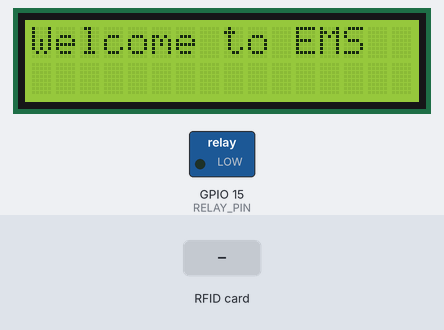
This sketch was run on a simulated ESP32. On the bench: 16×2 character LCD, switched loads named in the sketch (green lamp = pin HIGH). The test bench sets the inputs (shaded band). What the sketch prints to the serial monitor is not drawn.

Above: at 0.2 s.
2.4 s: RFID card 13 DC 56 FB held to the reader
At 2.9 s:
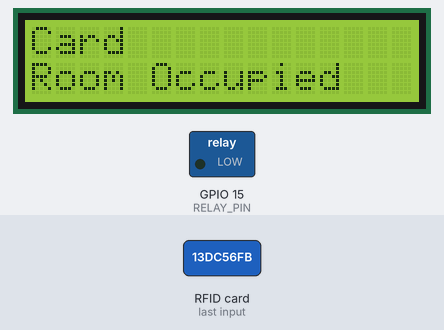
3.9 s: RFID card A3 0E 48 F6 held to the reader
At 5.3 s:
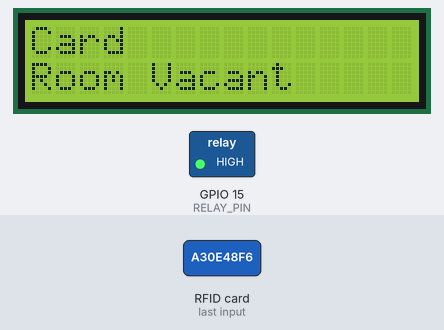
5.9 s: RFID card 5E 7A 19 C4 held to the reader
At 7.7 s:
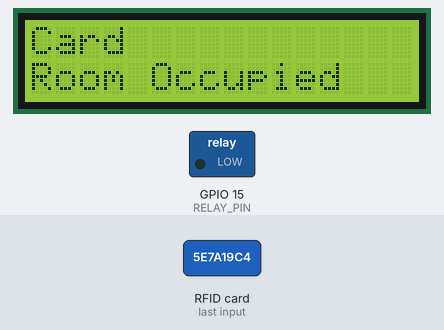
Timing chart, 0 to 9.2 s (numbered marks = the images above; inputs shaded):
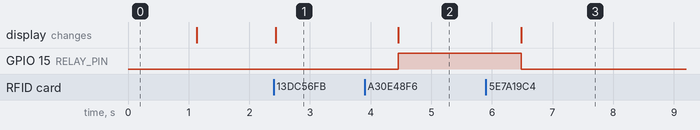

The sketch:

esp_module.ino
```cpp
#include <SPI.h>
#include <MFRC522.h>
#include <Wire.h>
#include <LiquidCrystal_I2C.h>

LiquidCrystal_I2C lcd(0x27, 16, 2);

#define SS_PIN  5   // ESP32 pin GPIO5
#define RST_PIN 27  // ESP32 pin GPIO27
#define RELAY_PIN 15 // ESP32 pin GPIO15

MFRC522 rfid(SS_PIN, RST_PIN);

// Define the UID values for your cards
byte card1UID[] = {0x13, 0xDC, 0x56, 0xFB};
byte card2UID[] = {0xA3, 0x0E, 0x48, 0xF6};

bool roomOccupied = false;
bool personLeft = false;
byte currentOccupantUID[4] = {0}; // To store the UID of the current occupant
byte lastOccupantUID[4] = {0};    // To store the UID of the person who left

void setup() {
  Serial.begin(9600);
  SPI.begin(); // init SPI bus
  rfid.PCD_Init(); // init MFRC522
  lcd.init();                       // Initialize the LCD
  lcd.backlight();                  // Turn on the backlight
  lcd.clear();                      // Clear the LCD screen
  pinMode(RELAY_PIN, OUTPUT);
  digitalWrite(RELAY_PIN, LOW);   // Initialize relay as ON (lights initially ON)
  lcd.print("Welcome to EMS");
  delay(1000);
  lcd.clear();
  Serial.println("Tap an RFID/NFC tag on the RFID-RC522 reader");
}

void loop() {
  if (rfid.PICC_IsNewCardPresent()) { // new tag is available
    if (rfid.PICC_ReadCardSerial()) { // NUID has been read
      MFRC522::PICC_Type piccType = rfid.PICC_GetType(rfid.uid.sak);
      Serial.print("RFID/NFC Tag Type: ");
      Serial.println(rfid.PICC_GetTypeName(piccType));

      // print UID in Serial Monitor in the hex format
      Serial.print("UID:");
      for (int i = 0; i < rfid.uid.size; i++) {
        Serial.print(rfid.uid.uidByte[i] < 0x10 ? " 0" : " ");
        Serial.print(rfid.uid.uidByte[i], HEX);
        // Store the UID for later comparison
        currentOccupantUID[i] = rfid.uid.uidByte[i];
      }
      Serial.println();

      // Check if both persons have entered the room
      if (roomOccupied && compareCard(currentOccupantUID, card1UID) && compareCard(currentOccupantUID, card2UID)) {
        // Restart the whole logic
        roomOccupied = false;
        for (int i = 0; i < 4; i++) {
          lastOccupantUID[i] = 0;
        }
      }

      // Check if the room is currently occupied
      if (roomOccupied) {
        // Compare the UID with the last occupant's UID
        if (compareCard(currentOccupantUID, lastOccupantUID)) {
          lcd.clear();
          lcd.setCursor(0, 0);
          lcd.print("Card");
          lcd.setCursor(0, 1);
          lcd.print("Room Occupied");
          digitalWrite(RELAY_PIN, LOW); // Turn off the relay (lights off)
          delay(2000);
        } else {
          // New person entered the room
          lcd.clear();
          lcd.setCursor(0, 0);
          lcd.print("Card");
          lcd.setCursor(0, 1);
          lcd.print("Room Vacant");
          roomOccupied = false;
          digitalWrite(RELAY_PIN, HIGH); // Turn on the relay (lights on)
          delay(2000);
        }
      } else {
        // Room is vacant, store the UID
        for (int i = 0; i < 4; i++) {
          lastOccupantUID[i] = currentOccupantUID[i];
        }
        roomOccupied = true;
        lcd.clear();
        lcd.setCursor(0, 0);
        lcd.print("Card");
        lcd.setCursor(0, 1);
        lcd.print("Room Occupied");
        digitalWrite(RELAY_PIN, LOW); // Turn off the relay (lights off)
        delay(2000);
      }

      rfid.PICC_HaltA(); // halt PICC
      rfid.PCD_StopCrypto1(); // stop encryption on PCD
    }
  }
}

// Function to compare RFID card with predefined values
bool compareCard(byte card[], byte storedCard[]) {
  for (int i = 0; i < 4; i++) {
    if (card[i] != storedCard[i]) {
      return false;
    }
  }
  return true;
}
```

Measured:
- after the input at 2.4 s, the display: changes at once (image 1)
- after the input at 3.9 s, GPIO 15 (RELAY_PIN): LOW → HIGH after 0.56 s; the display: changes after 0.56 s (image 2)
- after the input at 5.9 s, GPIO 15 (RELAY_PIN): HIGH → LOW after 0.58 s; the display: changes after 0.58 s (image 3)
